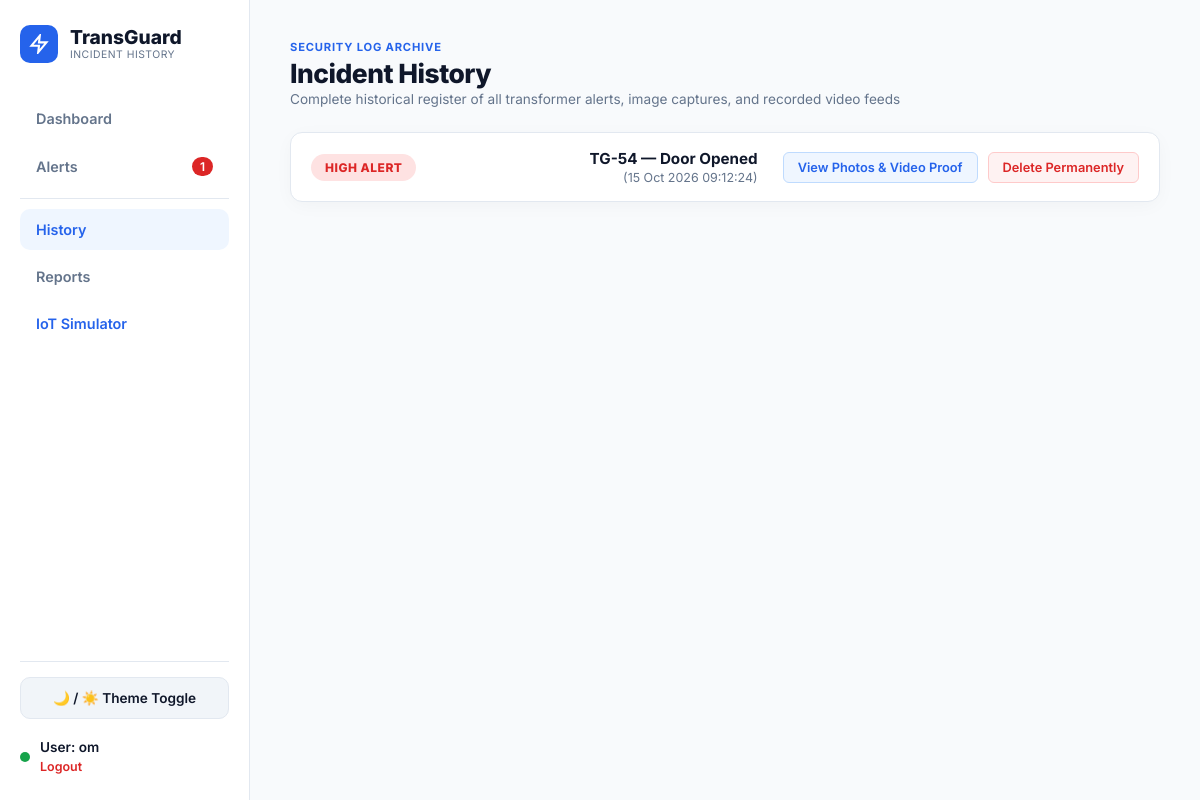
Page /history (signed in) on the earlier database version.
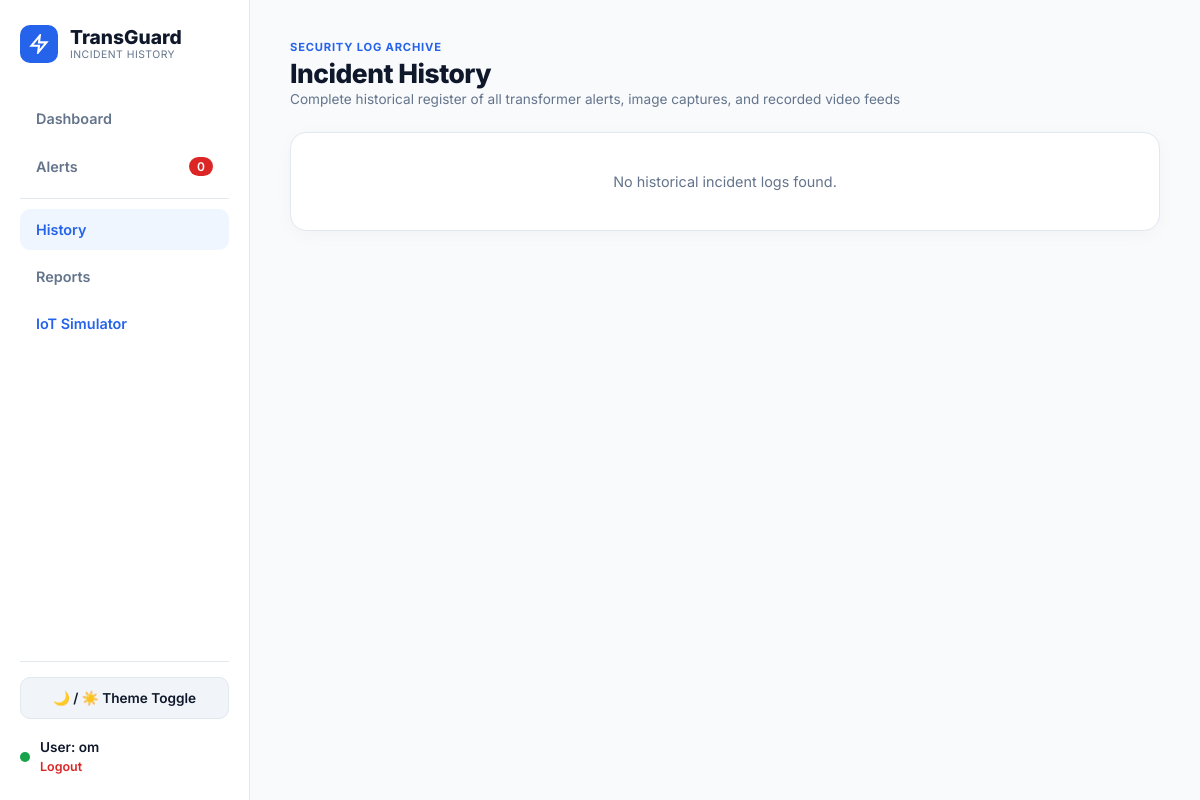
Same page on the later database version.
### tables this page shows
CREATE TABLE captured_videos (id INTEGER PRIMARY KEY AUTOINCREMENT, incident_id INTEGER, file_path TEXT, created_at TIMESTAMP DEFAULT CURRENT_TIMESTAMP);

CREATE TABLE incidents (
            id INTEGER PRIMARY KEY AUTOINCREMENT,
            user_id INTEGER NOT NULL,
            transformer_id TEXT NOT NULL,
            incident_type TEXT NOT NULL,
            detected_time TEXT NOT NULL,
            threat_level TEXT DEFAULT 'PENDING',
            owner_response TEXT DEFAULT 'PENDING',
            status TEXT DEFAULT 'ACTIVE',
            live_feed_status TEXT DEFAULT 'STOPPED',
            evidence_status TEXT DEFAULT 'IN_PROGRESS',
            FOREIGN KEY (user_id) REFERENCES users (id) ON DELETE CASCADE
        );

### app.py (the view)
@app.route('/history')
def history():
    user = get_current_user()
    if not user:
        return redirect(url_for('login'))
    conn = get_db()
    incidents = conn.execute("SELECT * FROM incidents WHERE user_id = ? ORDER BY id DESC", (user['id'],)).fetchall()
    history_details = []
    for inc in incidents:
        imgs = conn.execute("SELECT * FROM captured_images WHERE incident_id = ? ORDER BY id ASC", (inc['id'],)).fetchall()
        video_row = conn.execute("SELECT file_path FROM captured_videos WHERE incident_id = ? ORDER BY id DESC LIMIT 1", (inc['id'],)).fetchone()
        video_path = video_row['file_path'] if video_row else None
        history_details.append({"incident": inc, "images": imgs, "video_path": video_path})
    alert_count = conn.execute("SELECT COUNT(*) as count FROM alerts WHERE user_id = ? AND status = 'ACTIVE'", (user['id'],)).fetchone()['count']
    conn.close()
    wokwi_url = os.getenv("WOKWI_PROJECT_URL", "https://wokwi.com")
    return render_template('history.html', user=user, history_details=history_details, alert_count=alert_count, wokwi_url=wokwi_url)

### app.py (called while the page is built)
def get_current_user():
    if 'user_id' not in session:
        return None
    conn = get_db()
    user = conn.execute("SELECT id, username, email, phone, location, role FROM users WHERE id = ?", (session['user_id'],)).fetchone()
    conn.close()
    return user

### database/database.py (called while the page is built)
def get_db():
    conn = sqlite3.connect(DB_PATH)
    conn.row_factory = sqlite3.Row
    conn.execute("PRAGMA foreign_keys = ON;")
    return conn

### templates/history.html (shortened to what the changed rows need)
<!DOCTYPE html>
<html lang="en">
<head>
    <link rel="stylesheet" href="{{ url_for('static', filename='style.css') }}">
</head>
<body>
    <div class="app-container">
        <div class="sidebar">
            <div>
                <div class="brand">
                    <div class="brand-text">
                        <h2>TransGuard</h2>
                    </div>
                </div>
                <ul class="nav-links">
                    <li><a href="/alerts">Alerts <span id="alert-count-badge" class="nav-badge">{{ alert_count }}</span></a></li>
                </ul>
            </div>
        </div>
        <div class="main-content">
            <div class="top-header">
                <div class="page-title">
                    <h1>Incident History</h1>
                </div>
            </div>
            <div style="display: flex; flex-direction: column;">
                {% for item in history_details %}
                <div class="alert-bar-row">
                    <div class="alert-bar-left">
                        {% if item.incident.status == 'DELETED' %}
                            <span class="status-deleted-tag">DELETED</span>
                        {% elif item.incident.threat_level == 'HIGH' %}
                            <span class="alert-pill-high">HIGH ALERT</span>
                        {% else %}
                            <span class="alert-pill-low">LOW ALERT</span>
                        {% endif %}
                    </div>
                    <div class="alert-bar-right-group">
                        <div class="alert-bar-info">
                            <span class="alert-bar-title">TG-{{ item.incident.id }} — {{ item.incident.incident_type }}</span>
                            <span class="alert-bar-time">({{ item.incident.detected_time }})</span>
                        </div>
                        <div class="alert-bar-actions">
                            <button class="btn-sm-view" onclick="document.getElementById('hist-modal-{{ item.incident.id }}').style.display='flex'">
                                View Photos & Video Proof
                            </button>
                            <button class="btn-sm-delete" onclick="permanentDeleteHistory({{ item.incident.id }})">Delete Permanently</button>
                        </div>
                    </div>
                </div>
                {% else %}
                <div class="card" style="text-align: center; padding: 40px;">
                    <p style="color: var(--text-secondary); font-size: 0.9rem;">No historical incident logs found.</p>
                </div>
                {% endfor %}
            </div>
        </div>
    </div>
</body>
</html>

Differences in the rows shown:
removed captured_videos: incident.id "54", incident.incident_type "Door Opened", incident.detected_time "15 Oct 2026 09:12:24"
Other differences:
{{ alert_count }}: "1" → "0"
text now shown: "No historical incident logs found."
